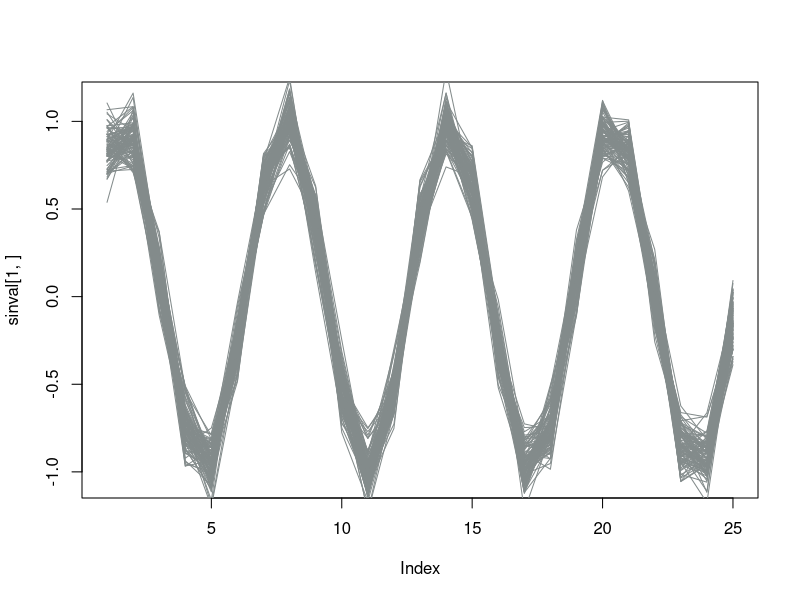

The R source for this figure:
xtraj = c(1:25)
sinval = matrix(0, nrow = 100, ncol = 25)
for(i in c(1:100))
{
  sinval[i,] = sin(xtraj) + rnorm(n = length(xtraj), 0, 0.1)
}

plot(sinval[1,], type = "l", col = "azure4")
for(i in c(2:100))
{
  lines(sinval[i,], col = "azure4")
}